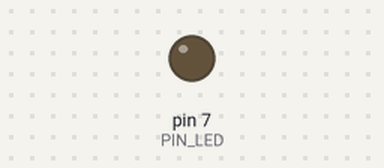
Bench run of a sketch on a simulated Arduino Uno, built with avr-gcc and run on an emulated ATmega328P. Parts: output pins drawn as LEDs (lit = HIGH).

Above: at 0.05 s.
At 0.3 s:
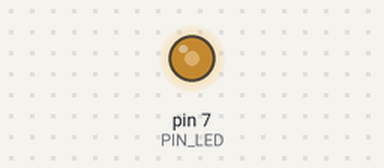
At 0.5 s:
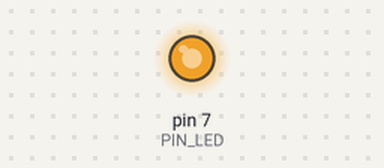
At 0.95 s:
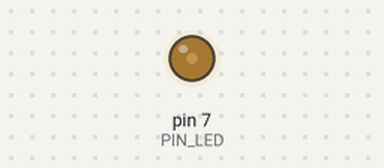
Timing chart, 0 to 3.0 s (numbered marks = the images above):
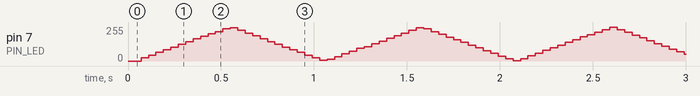

The sketch:

PWM_function.ino
```cpp
#define PIN_LED 7

int g_period = 10000;

void set_period(int period) {
  g_period = period;
}

void set_duty(int duty) {
  int on_time = (long)g_period * duty / 100;
  int off_time = g_period - on_time;

  if (on_time > 0) {
    digitalWrite(PIN_LED, HIGH);
    delayMicroseconds(on_time);
  }
  if (off_time > 0) {
    digitalWrite(PIN_LED, LOW);
    delayMicroseconds(off_time);
  }
}

void setup() {
  pinMode(PIN_LED, OUTPUT);
  set_period(10000);
}

void loop() {
    for (int d = 0; d <= 100; d += 2) {
    set_duty(d);
  }

  for (int d = 100; d >= 0; d -= 2) {
    set_duty(d);
  }
}
```
